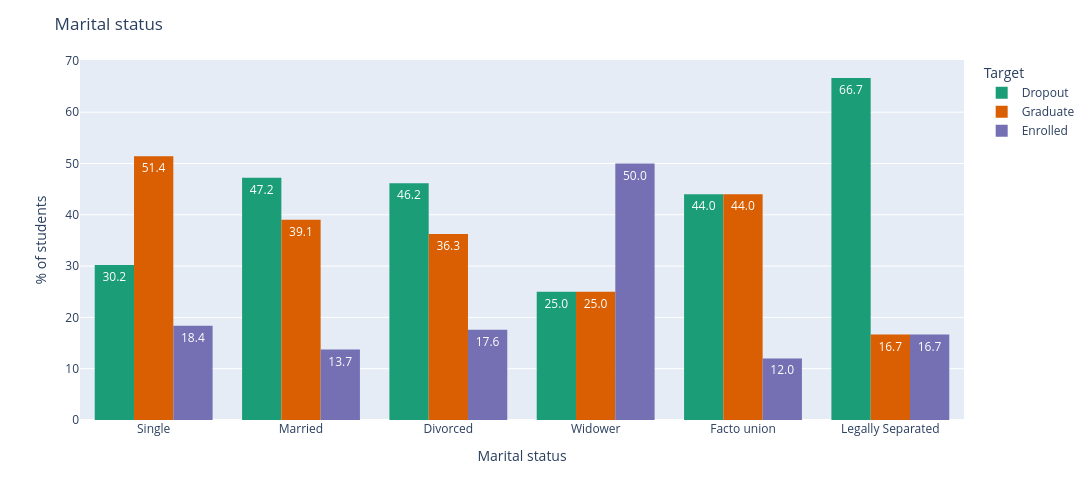

Write notebook code for a chart like this one.
### Markdown cell above
- The great majority of students are **single** (3,919 students, roughly 88–90% of the sample). This is expected, since most students are of typical university age.

- A small share are **married** (379 students, about 8–9%), which suggests a group of older or part-time students.

- The remaining categories are very small:

| Status | Count | Note |
| ----------------- | -------- | ------------------------------------------------------ |
| Divorced | 91 | Likely older students or those returning to study |
| Facto union | 25 | Living together without a registered marriage |
| Legally separated | 6 | Negligible |
| Widower | 4 | Very rare |

### Code cell
fig = px.histogram(data_viz_pd, x='Marital status', color = 'Target',
                   width = 1200, height = 500,
                   text_auto='.1f', color_discrete_sequence=px.colors.qualitative.Dark2,
                   barnorm = 'percent', barmode = 'group')

fig.update_layout(title='Marital status', yaxis_title = '% of students')

save_fig(fig, '13_marital_status_by_outcome')

### Figure 1 — Plotly figure (JSON) as saved in the notebook; plotly's stock layout.template omitted (floating-point values rounded to 4 significant figures; data arrays with more than 128 entries replaced by an {"elided": "..."} marker saying what was removed)
{"data": [{"alignmentgroup": "True", "bingroup": "x", "hovertemplate": "Target=Dropout<br>Marital status=%{x}<br>count (normalized as percent)=%{y}<extra></extra>", "legendgroup": "Dropout", "marker": {"color": "rgb(27,158,119)", "pattern": {"shape": ""}}, "name": "Dropout", "offsetgroup": "Dropout", "orientation": "v", "showlegend": true, "texttemplate": "%{value:.1f}", "type": "histogram", "x": {"elided": "1421 str values"}, "xaxis": "x", "yaxis": "y"}, {"alignmentgroup": "True", "bingroup": "x", "hovertemplate": "Target=Graduate<br>Marital status=%{x}<br>count (normalized as percent)=%{y}<extra></extra>", "legendgroup": "Graduate", "marker": {"color": "rgb(217,95,2)", "pattern": {"shape": ""}}, "name": "Graduate", "offsetgroup": "Graduate", "orientation": "v", "showlegend": true, "texttemplate": "%{value:.1f}", "type": "histogram", "x": {"elided": "2209 str values"}, "xaxis": "x", "yaxis": "y"}, {"alignmentgroup": "True", "bingroup": "x", "hovertemplate": "Target=Enrolled<br>Marital status=%{x}<br>count (normalized as percent)=%{y}<extra></extra>", "legendgroup": "Enrolled", "marker": {"color": "rgb(117,112,179)", "pattern": {"shape": ""}}, "name": "Enrolled", "offsetgroup": "Enrolled", "orientation": "v", "showlegend": true, "texttemplate": "%{value:.1f}", "type": "histogram", "x": {"elided": "794 str values"}, "xaxis": "x", "yaxis": "y"}], "layout": {"barmode": "group", "barnorm": "percent", "height": 500, "legend": {"title": {"text": "Target"}, "tracegroupgap": 0}, "margin": {"t": 60}, "title": {"text": "Marital status"}, "width": 1200, "xaxis": {"anchor": "y", "domain": [0, 1], "title": {"text": "Marital status"}}, "yaxis": {"anchor": "x", "domain": [0, 1], "title": {"text": "% of students"}}}}
